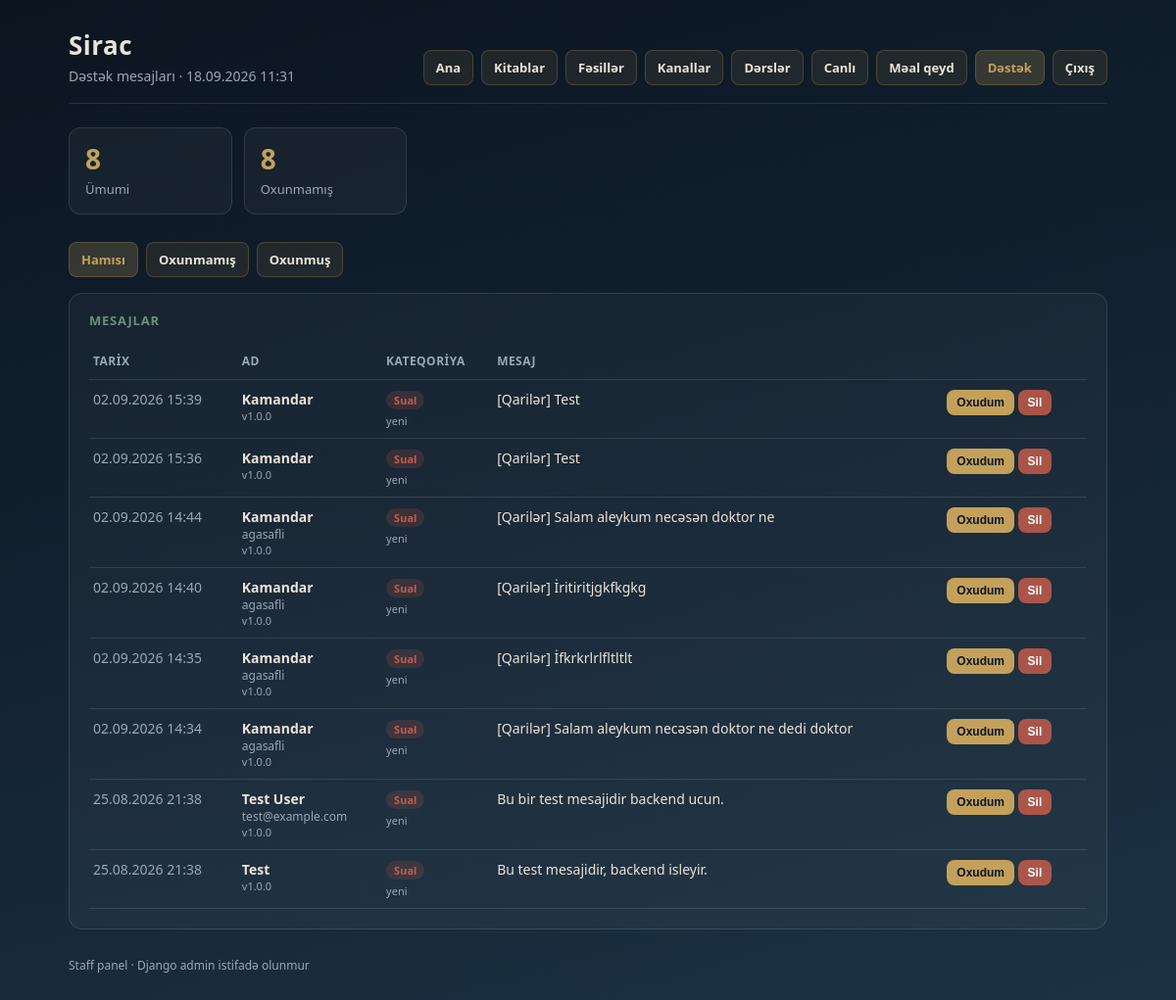
/panel/support/ (signed in), run on the app's committed database.
### api/models.py (models this page shows, shortened)
class SupportMessage(models.Model):
    CATEGORY_CHOICES = [
        ('question', 'Sual'),
        ('problem', 'Problem'),
        ('suggestion', 'Təklif'),
        ('other', 'Digər'),
    ]
    name = models.CharField('Ad', max_length=120)
    contact = models.CharField(
        'Əlaqə',
        max_length=200,
        blank=True,
        default='',
        help_text='E-poçt və ya telefon (istəyə bağlı)',
    )
    category = models.CharField(
        'Kateqoriya',
        max_length=20,
        choices=CATEGORY_CHOICES,
        default='question',
    )
    message = models.TextField('Mesaj')
    app_version = models.CharField(max_length=40, blank=True, default='')
    is_read = models.BooleanField('Oxunub', default=False)
    created_at = models.DateTimeField(auto_now_add=True)
    class Meta:
        ordering = ['-created_at']
        verbose_name = 'Dəstək mesajı'
        verbose_name_plural = 'Dəstək mesajları'

### api/dashboard.py (the view, shortened to what this page needs)
# urls.py: path('panel/support/', panel_support, name='panel-support'),
@staff_member_required
@require_http_methods(['GET', 'POST'])
def panel_support(request):
    form_error = None
    filter_q = (request.GET.get('filter') or 'all').strip()
    qs = SupportMessage.objects.all()
    if filter_q == 'unread':
        qs = qs.filter(is_read=False)
    elif filter_q == 'read':
        qs = qs.filter(is_read=True)
    ctx = _base_ctx('support', form_error)
    ctx['items'] = qs[:200]
    ctx['filter'] = filter_q
    ctx['stats'] = _stats()
    return render(request, 'api/panel/support.html', ctx)

### api/dashboard.py (called while the page is built)
def _base_ctx(nav: str, form_error=None):
    return {
        'now': timezone.now(),
        'nav': nav,
        'form_error': form_error,
    }

### api/templates/api/panel/support.html (shortened to what this page needs)
{% extends "api/panel/base.html" %}
{% block subtitle %}Dəstək mesajları{% endblock %}
{% block content %}
<div class="grid">
  <div class="stat">
    <div class="n">{{ stats.support }}</div>
    <div class="l">Ümumi</div>
  </div>
  <div class="stat">
    <div class="n">{{ stats.support_unread }}</div>
    <div class="l">Oxunmamış</div>
  </div>
</div>
<div class="nav" style="margin-bottom:16px">
  <a href="?filter=all" class="{% if filter == 'all' %}active{% endif %}">Hamısı</a>
  <a href="?filter=unread" class="{% if filter == 'unread' %}active{% endif %}">Oxunmamış</a>
  <a href="?filter=read" class="{% if filter == 'read' %}active{% endif %}">Oxunmuş</a>
</div>
<section class="panel">
  <h2>Mesajlar</h2>
  {% if items %}
  <table>
    <thead>
      <tr>
        <th>Tarix</th>
        <th>Ad</th>
        <th>Kateqoriya</th>
        <th>Mesaj</th>
        <th></th>
      </tr>
    </thead>
    <tbody>
      {% for m in items %}
      <tr>
        <td class="muted" style="white-space:nowrap">{{ m.created_at|date:"d.m.Y H:i" }}</td>
        <td>
          <strong>{{ m.name }}</strong>
          {% if m.contact %}<div class="muted" style="font-size:12px">{{ m.contact }}</div>{% endif %}
          {% if m.app_version %}<div class="muted" style="font-size:11px">v{{ m.app_version }}</div>{% endif %}
        </td>
        <td>
          <span class="badge {% if not m.is_read %}off{% endif %}">{{ m.get_category_display }}</span>
          {% if not m.is_read %}<div class="muted" style="font-size:11px;margin-top:4px">yeni</div>{% endif %}
        </td>
        <td style="max-width:360px;white-space:pre-wrap">{{ m.message }}</td>
        <td style="white-space:nowrap">
          {% if not m.is_read %}
          <form class="inline-form" method="post">
            <button class="btn" type="submit" style="padding:6px 10px;font-size:12px">Oxudum</button>
          </form>
          {% endif %}
          <form class="inline-form" method="post" onsubmit="return confirm('Silinsin?');">
            <button class="btn btn-danger" type="submit">Sil</button>
          </form>
        </td>
      </tr>
      {% endfor %}
    </tbody>
  </table>
  {% else %}
  <p class="empty">Mesaj yoxdur.</p>
  {% endif %}
</section>
{% endblock %}

### api/templates/api/panel/base.html (style rules this page uses)
:root { --ink: #0b1520; --ink-soft: #142433; --mist: #1c3344; --brass: #c4a15a; --sage: #6b8f7a; --text: #e9e4d8; --muted: #9aa8b5; --danger: #c45c4a; --line: rgba(233, 228, 216, 0.12); }
* { box-sizing: border-box; }
body { margin: 0; font-family: "Segoe UI", system-ui, sans-serif; background: linear-gradient(165deg, var(--ink) 0%, var(--ink-soft) 55%, var(--mist) 100%); color: var(--text); min-height: 100vh; }
a { color: var(--brass); text-decoration: none; }
.nav { display: flex; gap: 8px; flex-wrap: wrap; }
.nav a { display: inline-block; padding: 8px 12px; border-radius: 8px; background: rgba(196, 161, 90, 0.1); border: 1px solid rgba(196, 161, 90, 0.25); text-decoration: none; font-size: 13px; font-weight: 600; color: var(--text); }
.nav a:hover, .nav a.active { background: rgba(196, 161, 90, 0.22); color: var(--brass); text-decoration: none; }
.grid { display: grid; grid-template-columns: repeat(auto-fill, minmax(150px, 1fr)); gap: 12px; margin-bottom: 28px; }
.stat { background: rgba(255,255,255,0.04); border: 1px solid var(--line); border-radius: 12px; padding: 16px; }
.stat .n { font-size: 28px; font-weight: 700; color: var(--brass); line-height: 1.1; }
.stat .l { margin-top: 6px; font-size: 13px; color: var(--muted); }
.panel, .form-panel { background: rgba(255,255,255,0.035); border: 1px solid var(--line); border-radius: 14px; padding: 18px 20px 20px; margin-bottom: 20px; }
.panel h2, .form-panel h2, .page-title { margin: 0 0 14px; font-size: 13px; text-transform: uppercase; letter-spacing: 0.06em; color: var(--sage); font-weight: 600; }
table { width: 100%; border-collapse: collapse; font-size: 14px; }
th, td { text-align: left; padding: 10px 4px; border-bottom: 1px solid var(--line); vertical-align: top; }
th { color: var(--muted); font-weight: 600; font-size: 12px; text-transform: uppercase; letter-spacing: 0.04em; }
.muted { color: var(--muted); }
.badge { display: inline-block; padding: 2px 8px; border-radius: 999px; font-size: 11px; font-weight: 600; background: rgba(107,143,122,0.18); color: var(--sage); }
.badge.off { background: rgba(196,92,74,0.18); color: var(--danger); }
.btn { appearance: none; border: none; cursor: pointer; padding: 11px 18px; border-radius: 8px; background: var(--brass); color: var(--ink); font-weight: 700; font-size: 14px; }
.btn-danger { background: rgba(196,92,74,0.85); color: #fff; padding: 6px 10px; font-size: 12px; }
.inline-form { display: inline; margin: 0; }

### data on the page
SupportMessage: created_at "02.09.2026 15:39", name "Kamandar", app_version "1.0.0", category "Sual", is_read "yeni", message "[Qarilər] Test"
SupportMessage: created_at "02.09.2026 15:36", name "Kamandar", app_version "1.0.0", category "Sual", is_read "yeni", message "[Qarilər] Test"
SupportMessage: created_at "02.09.2026 14:44", name "Kamandar", contact "agasafli", app_version "1.0.0", category "Sual", is_read "yeni", message "[Qarilər] Salam aleykum necəsən doktor ne"
SupportMessage: created_at "02.09.2026 14:40", name "Kamandar", contact "agasafli", app_version "1.0.0", category "Sual", is_read "yeni", message "[Qarilər] İritiritjgkfkgkg"
SupportMessage: created_at "02.09.2026 14:35", name "Kamandar", contact "agasafli", app_version "1.0.0", category "Sual", is_read "yeni", message "[Qarilər] İfkrkrlrlfltltlt"
SupportMessage: created_at "02.09.2026 14:34", name "Kamandar", contact "agasafli", app_version "1.0.0", category "Sual", is_read "yeni", message "[Qarilər] Salam aleykum necəsən doktor ne dedi doktor"
SupportMessage: created_at "25.08.2026 21:38", name "Test User", contact "test@example.com", app_version "1.0.0", category "Sual", is_read "yeni", message "Bu bir test mesajidir backend ucun."
SupportMessage: created_at "25.08.2026 21:38", name "Test", app_version "1.0.0", category "Sual", is_read "yeni", message "Bu test mesajidir, backend isleyir."

### other printed values
{{ stats.support }} "8"
{{ stats.support_unread }} "8"
